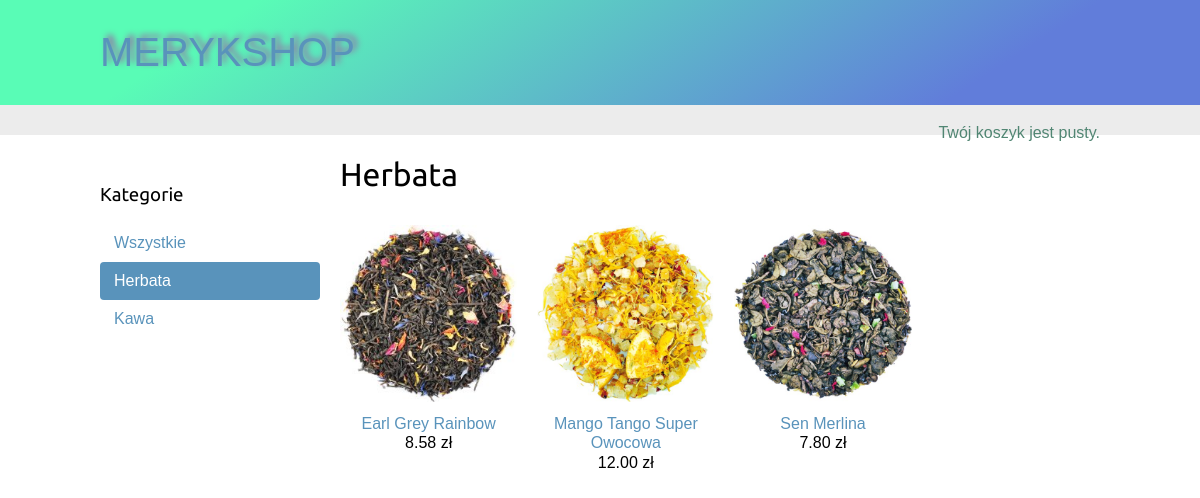
The app's page /herbata/ with its own data.
### shop/models.py (models this page shows, shortened)
class Category(models.Model):
    name = models.CharField(max_length=200,
                            db_index=True)
    slug = models.SlugField(max_length=200,
                            unique=True)
    class Meta:
        ordering = ('name',)
        verbose_name = 'category'
        verbose_name_plural = 'categories'
    def get_absolute_url(self):
        return reverse('shop:product_list_by_category',
                       args=[self.slug])

class Product(models.Model):
    category = models.ForeignKey(Category,
                                 related_name='products',
                                 on_delete=models.CASCADE)
    name = models.CharField(max_length=200, db_index=True)
    slug = models.SlugField(max_length=200, db_index=True)
    image = models.ImageField(upload_to='products/%Y/%m/%d',
                              blank=True)
    description = models.TextField(blank=True)
    price = models.DecimalField(max_digits=10, decimal_places=2)
    available = models.BooleanField(default=True)
    created = models.DateTimeField(auto_now_add=True)
    updated = models.DateTimeField(auto_now=True)
    class Meta:
        ordering = ('name',)
        index_together = (('id', 'slug'),)
    def get_absolute_url(self):
        return reverse('shop:product_detail',
                       args=[self.id, self.slug])

### shop/views.py (the view)
# urls.py: path('', views.product_list, name='product_list'),
def product_list(request, category_slug=None):
    category = None
    categories = Category.objects.all()
    products = Product.objects.filter(available=True)
    if category_slug:
        category = get_object_or_404(Category, slug=category_slug)
        products = products.filter(category=category)
    return render(request,
                  'shop/product/list.html',
                  {'category': category,
                   'categories': categories,
                   'products': products})

### cart/cart.py (called while the page is built)
    def __len__(self):
        return sum(item['quantity'] for item in self.cart.values())

### cart/context_processors.py (called while the page is built)
def cart(request):
    return {'cart': Cart(request)}

### shop/templates/shop/product/list.html (shortened to what this page needs)
{% extends "shop/base.html" %}
{% load static %}
{% block content %}
  <div id="sidebar">
    <h3>Kategorie</h3>
    <ul>
      <li {% if not category %}class="selected"{% endif %}>
        <a href="{% url "shop:product_list" %}">Wszystkie</a>
      </li>
      {% for c in categories %}
        <li {% if category.slug == c.slug %}class="selected"{% endif %}>
          <a href="{{ c.get_absolute_url }}">{{ c.name }}</a>
        </li>
      {% endfor %}
    </ul>
  </div>
  <div id="main" class="product-list">
    <h1>{% if category %}{{ category.name }}{% else %}Produkty{% endif %}</h1>
    {% for product in products %}
      <div class="item">
        <a href="{{ product.get_absolute_url }}">
          <img src="{% if product.image %}{{ product.image.url }}{% else %}{% static "img/no_image.png" %}{% endif %}">
        </a>
        <a href="{{ product.get_absolute_url }}">{{ product.name }}</a>
        <br>
        {{ product.price }} zł
      </div>
    {% endfor %}
  </div>
{% endblock %}

### shop/static/css/base.css (style rules this page uses)
body { margin:0; padding:0; font-family:helvetica, sans-serif; }
h1, h2, h3, h4, h5 , h6 { font-family: 'Ubuntu', sans-serif; font-weight:normal; }
a { text-decoration:none; color:#5993bb; }
#sidebar { width:220px; padding:30px 20px 0 0; float:left; }
#sidebar ul { margin:0; padding:0; }
#sidebar ul li { margin:0; list-style:none; padding:10px 14px; }
#sidebar ul li a { display:block; }
#sidebar ul li.selected { background:#5993bb; border-radius:4px; }
#sidebar ul li.selected a { color:#fff; }
#main { float:left; width: 96%; margin-right:-220px; overflow:hidden; }
.product-list .item { width:25%; padding:10px 20px 10px 0; float:left; text-align:center; line-height:1.2; }
.product-list .item img { width:100%; margin-bottom:8px; }

### records on screen
Category: name "Herbata"
Category: name "Kawa"
Product: image (picture), name "Earl Grey Rainbow", price "8.58"
Product: image (picture), name "Mango Tango Super Owocowa", price "12.00"
Product: image (picture), name "Sen Merlina", price "7.80"
